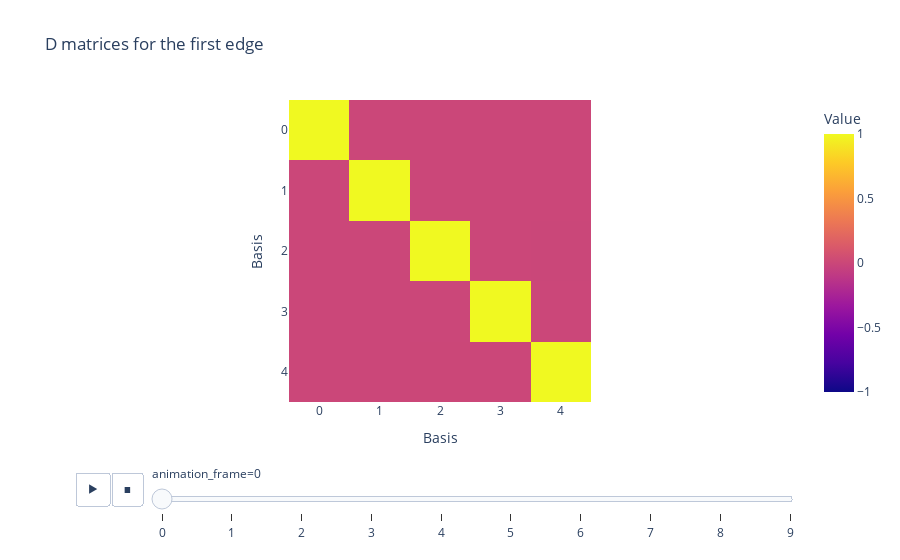
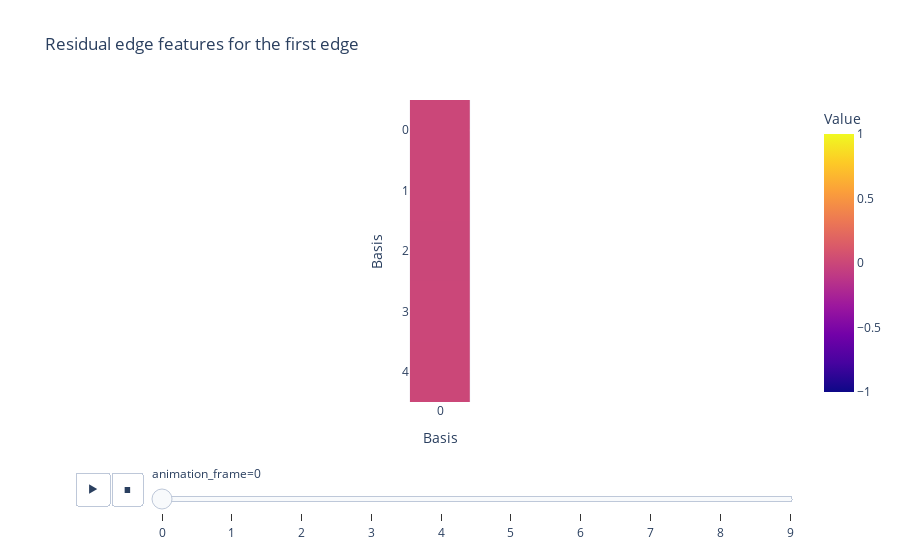

Notebook code cell kept with these figures, in order:
### Code cell
irreps_edge_feature = o3.Irreps("1x0e+1x0e+1x1o")
print(f"Dimension of the edge feature: {irreps_edge_feature.dim}")

D_matrices = []
residual_rotated_edge_features = []

for idx, angle in enumerate(angles):
    alpha, beta, gamma = angle

    rotation_matrix = rotate_three_dimensions(alpha, beta, gamma)
    rotation_matrix = torch.tensor(rotation_matrix)
    if idx == 0:
        rotation_matrix_0 = rotation_matrix

    # Reference the rotation matrix to the first one
    rotation_matrix = rotation_matrix @ rotation_matrix_0.T

    D_matrix = irreps_edge_feature.D_from_matrix(rotation_matrix)
    D_matrix = D_matrix.detach().numpy()
    D_matrices.append(D_matrix)

    initial_edge_feature = edge_features_view[0, 0, ...].T
    dmat_rotated_edge_features = D_matrix @ (initial_edge_feature @ D_matrix.T).T
    real_edge_feature = edge_features_view[idx, 0, ...]
    residual_edge_feature = dmat_rotated_edge_features - real_edge_feature
    residual_rotated_edge_features.append(residual_edge_feature)


D_matrices = np.array(D_matrices)
fig = px.imshow(
    D_matrices, animation_frame=0, labels=dict(x="Basis", y="Basis", color="Value"),
    title="D matrices for the first edge", range_color=[-1, 1],
)
fig.update_xaxes(tickmode='linear')
fig.update_yaxes(tickmode='linear')
fig.show()

residual_rotated_edge_features = np.array(residual_rotated_edge_features)
fig = px.imshow(
    residual_rotated_edge_features, animation_frame=0, labels=dict(x="Basis", y="Basis", color="Value"),
    title="Residual edge features for the first edge", range_color=[-1, 1],
)
fig.update_xaxes(tickmode='linear')
fig.update_yaxes(tickmode='linear')
fig.show()

### Figure 1 — Plotly figure (JSON) as saved in the notebook; plotly's stock layout.template omitted (floating-point values rounded to 4 significant figures)
{"data": [{"coloraxis": "coloraxis", "hovertemplate": "Basis: %{x}<br>Basis: %{y}<br>Value: %{z}<extra></extra>", "name": "0", "type": "heatmap", "xaxis": "x", "yaxis": "y", "z": [[1, 0, 0, 0, 0], [0, 1, 0, 0, 0], [0, 0, 1.0, 0, -3.745e-07], [0, 0, 0, 1, 0], [0, 0, 3.745e-07, 0, 1.0]]}], "layout": {"coloraxis": {"cmax": 1, "cmin": -1, "colorbar": {"title": {"text": "Value"}}, "colorscale": [[0, "#0d0887"], [0.1111, "#46039f"], [0.2222, "#7201a8"], [0.3333, "#9c179e"], [0.4444, "#bd3786"], [0.5556, "#d8576b"], [0.6667, "#ed7953"], [0.7778, "#fb9f3a"], [0.8889, "#fdca26"], [1, "#f0f921"]]}, "sliders": [{"active": 0, "currentvalue": {"prefix": "animation_frame="}, "len": 0.9, "pad": {"b": 10, "t": 60}, "steps": [{"args": [["0"], {"frame": {"duration": 0, "redraw": true}, "fromcurrent": true, "mode": "immediate", "transition": {"duration": 0, "easing": "linear"}}], "label": "0", "method": "animate"}, {"args": [["1"], {"frame": {"duration": 0, "redraw": true}, "fromcurrent": true, "mode": "immediate", "transition": {"duration": 0, "easing": "linear"}}], "label": "1", "method": "animate"}, {"args": [["2"], {"frame": {"duration": 0, "redraw": true}, "fromcurrent": true, "mode": "immediate", "transition": {"duration": 0, "easing": "linear"}}], "label": "2", "method": "animate"}, {"args": [["3"], {"frame": {"duration": 0, "redraw": true}, "fromcurrent": true, "mode": "immediate", "transition": {"duration": 0, "easing": "linear"}}], "label": "3", "method": "animate"}, {"args": [["4"], {"frame": {"duration": 0, "redraw": true}, "fromcurrent": true, "mode": "immediate", "transition": {"duration": 0, "easing": "linear"}}], "label": "4", "method": "animate"}, {"args": [["5"], {"frame": {"duration": 0, "redraw": true}, "fromcurrent": true, "mode": "immediate", "transition": {"duration": 0, "easing": "linear"}}], "label": "5", "method": "animate"}, {"args": [["6"], {"frame": {"duration": 0, "redraw": true}, "fromcurrent": true, "mode": "immediate", "transition": {"duration": 0, "easing": "linear"}}], "label": "6", "method": "animate"}, {"args": [["7"], {"frame": {"duration": 0, "redraw": true}, "fromcurrent": true, "mode": "immediate", "transition": {"duration": 0, "easing": "linear"}}], "label": "7", "method": "animate"}, {"args": [["8"], {"frame": {"duration": 0, "redraw": true}, "fromcurrent": true, "mode": "immediate", "transition": {"duration": 0, "easing": "linear"}}], "label": "8", "method": "animate"}, {"args": [["9"], {"frame": {"duration": 0, "redraw": true}, "fromcurrent": true, "mode": "immediate", "transition": {"duration": 0, "easing": "linear"}}], "label": "9", "method": "animate"}], "x": 0.1, "xanchor": "left", "y": 0, "yanchor": "top"}], "title": {"text": "D matrices for the first edge"}, "updatemenus": [{"buttons": [{"args": [null, {"frame": {"duration": 500, "redraw": true}, "fromcurrent": true, "mode": "immediate", "transition": {"duration": 500, "easing": "linear"}}], "label": "&#9654;", "method": "animate"}, {"args": [[null], {"frame": {"duration": 0, "redraw": true}, "fromcurrent": true, "mode": "immediate", "transition": {"duration": 0, "easing": "linear"}}], "label": "&#9724;", "method": "animate"}], "direction": "left", "pad": {"r": 10, "t": 70}, "showactive": false, "type": "buttons", "x": 0.1, "xanchor": "right", "y": 0, "yanchor": "top"}], "xaxis": {"anchor": "y", "constrain": "domain", "domain": [0, 1], "scaleanchor": "y", "tickmode": "linear", "title": {"text": "Basis"}}, "yaxis": {"anchor": "x", "autorange": "reversed", "constrain": "domain", "domain": [0, 1], "tickmode": "linear", "title": {"text": "Basis"}}}}

### Figure 2 — Plotly figure (JSON) as saved in the notebook; plotly's stock layout.template omitted (floating-point values rounded to 4 significant figures)
{"data": [{"coloraxis": "coloraxis", "hovertemplate": "Basis: %{x}<br>Basis: %{y}<br>Value: %{z}<extra></extra>", "name": "0", "type": "heatmap", "xaxis": "x", "yaxis": "y", "z": [[0], [0], [-1.456e-08], [0], [2.809e-07]]}], "layout": {"coloraxis": {"cmax": 1, "cmin": -1, "colorbar": {"title": {"text": "Value"}}, "colorscale": [[0, "#0d0887"], [0.1111, "#46039f"], [0.2222, "#7201a8"], [0.3333, "#9c179e"], [0.4444, "#bd3786"], [0.5556, "#d8576b"], [0.6667, "#ed7953"], [0.7778, "#fb9f3a"], [0.8889, "#fdca26"], [1, "#f0f921"]]}, "sliders": [{"active": 0, "currentvalue": {"prefix": "animation_frame="}, "len": 0.9, "pad": {"b": 10, "t": 60}, "steps": [{"args": [["0"], {"frame": {"duration": 0, "redraw": true}, "fromcurrent": true, "mode": "immediate", "transition": {"duration": 0, "easing": "linear"}}], "label": "0", "method": "animate"}, {"args": [["1"], {"frame": {"duration": 0, "redraw": true}, "fromcurrent": true, "mode": "immediate", "transition": {"duration": 0, "easing": "linear"}}], "label": "1", "method": "animate"}, {"args": [["2"], {"frame": {"duration": 0, "redraw": true}, "fromcurrent": true, "mode": "immediate", "transition": {"duration": 0, "easing": "linear"}}], "label": "2", "method": "animate"}, {"args": [["3"], {"frame": {"duration": 0, "redraw": true}, "fromcurrent": true, "mode": "immediate", "transition": {"duration": 0, "easing": "linear"}}], "label": "3", "method": "animate"}, {"args": [["4"], {"frame": {"duration": 0, "redraw": true}, "fromcurrent": true, "mode": "immediate", "transition": {"duration": 0, "easing": "linear"}}], "label": "4", "method": "animate"}, {"args": [["5"], {"frame": {"duration": 0, "redraw": true}, "fromcurrent": true, "mode": "immediate", "transition": {"duration": 0, "easing": "linear"}}], "label": "5", "method": "animate"}, {"args": [["6"], {"frame": {"duration": 0, "redraw": true}, "fromcurrent": true, "mode": "immediate", "transition": {"duration": 0, "easing": "linear"}}], "label": "6", "method": "animate"}, {"args": [["7"], {"frame": {"duration": 0, "redraw": true}, "fromcurrent": true, "mode": "immediate", "transition": {"duration": 0, "easing": "linear"}}], "label": "7", "method": "animate"}, {"args": [["8"], {"frame": {"duration": 0, "redraw": true}, "fromcurrent": true, "mode": "immediate", "transition": {"duration": 0, "easing": "linear"}}], "label": "8", "method": "animate"}, {"args": [["9"], {"frame": {"duration": 0, "redraw": true}, "fromcurrent": true, "mode": "immediate", "transition": {"duration": 0, "easing": "linear"}}], "label": "9", "method": "animate"}], "x": 0.1, "xanchor": "left", "y": 0, "yanchor": "top"}], "title": {"text": "Residual edge features for the first edge"}, "updatemenus": [{"buttons": [{"args": [null, {"frame": {"duration": 500, "redraw": true}, "fromcurrent": true, "mode": "immediate", "transition": {"duration": 500, "easing": "linear"}}], "label": "&#9654;", "method": "animate"}, {"args": [[null], {"frame": {"duration": 0, "redraw": true}, "fromcurrent": true, "mode": "immediate", "transition": {"duration": 0, "easing": "linear"}}], "label": "&#9724;", "method": "animate"}], "direction": "left", "pad": {"r": 10, "t": 70}, "showactive": false, "type": "buttons", "x": 0.1, "xanchor": "right", "y": 0, "yanchor": "top"}], "xaxis": {"anchor": "y", "constrain": "domain", "domain": [0, 1], "scaleanchor": "y", "tickmode": "linear", "title": {"text": "Basis"}}, "yaxis": {"anchor": "x", "autorange": "reversed", "constrain": "domain", "domain": [0, 1], "tickmode": "linear", "title": {"text": "Basis"}}}}
